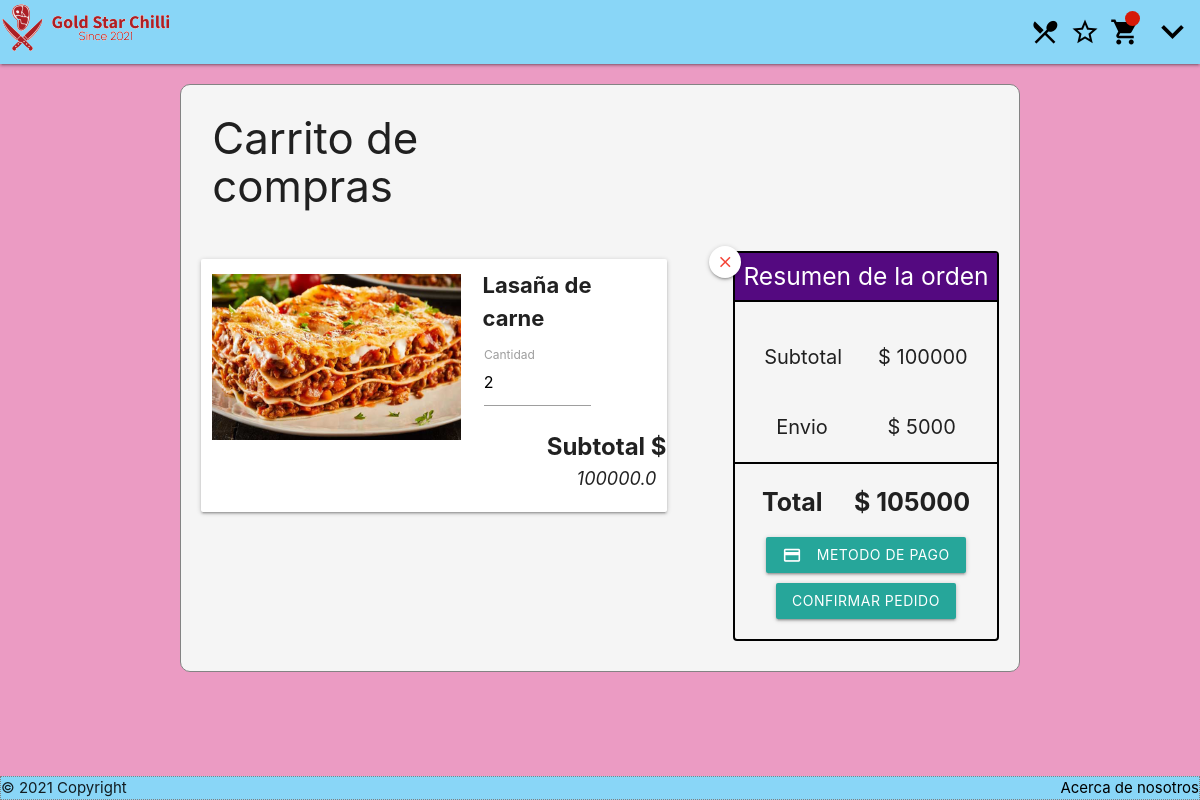
Page /Pedidos/ (signed in) on the committed database.
### tables this page shows
CREATE TABLE "detalles_plato" ("platos_id" INTEGER NOT NULL REFERENCES "platos" ("id"), "pedido_id" INTEGER NOT NULL REFERENCES "pedido" ("id"), "cantidad" INTEGER NOT NULL, "subtotal" FLOAT NOT NULL, PRIMARY KEY ("platos_id","pedido_id"));

CREATE TABLE platos (id INTEGER PRIMARY KEY AUTOINCREMENT NOT NULL, nombre TEXT NOT NULL, precio FLOAT NOT NULL, descripcion TEXT, imagen TEXT);

### app.py (the view, shortened to what this page needs)
@app.route('/Pedidos/',methods=["GET","POST"])
def pedidos():
    detalles=[]
    if es_usuario():
        if session["pedido"] != None:
            statement = "SELECT p.id, nombre, imagen,cantidad,dp.subtotal,precio FROM platos as p inner join detalles_plato dp ON p.id = dp.platos_id where dp.pedido_id = ?;"
            parametros = [(session["pedido"])]
            detalles = consultarBD(statement,parametros)
    return render_template('pedidos.html',titulo='Carrito de compras',platos = detalles)

### app.py (called while the page is built)
def consultarBD(query,params):
    if(query != ''):
        valid = False
        try:
            sqliteConnection = sqlite3.connect('./data/GoldStar.sqlite')
            cursor = sqliteConnection.cursor()
            if params:
                cursor.execute(query,params)
            else:
                cursor.execute(query)
            result = cursor.fetchall()
            cursor.close()
            valid = True
        except sqlite3.Error as error:
            print("Error while connecting to sqlite", error)
        finally:
            if sqliteConnection:
                sqliteConnection.close()
                print("The SQLite connection is closed")
            if valid:
                return result
            else:
                return []

def es_usuario():
    if 'nit' in session:
        return True
    else:
        return False

### templates/pedidos.html (shortened to what this page needs)
{% extends "base.html" %}
{% block contenido %}
    <main>
    <div class="container">
        <div class="row">
            <div class="col m6"><h3 style="margin:20px 0px;">Carrito de compras</h3></div>
        </div>
        <div class="row">
            <div class="col m7 platos_del_carro">
                {% for plato in platos %}
                  <div class="row card hoverable platopedido" style="margin-bottom: 20px;">
                    <form action="/Pedidos/" method="post">
                        <button class="flotante_star white white-red btn-floating btn-small waves-effect waves-light" type="submit"><i class="material-icons red-text">close</i></button>
                    </form>
                    <div class="col m7" style="margin-top: 15px;">
                        <img src="/static/img/{{plato[2]}}" width="100%">
                    </div>
                    <div class="col m5">
                        <div class="row" style = "margin-bottom: 0px;">
                            <p style="font-size: 22px; font-weight: bold; margin: 10px; " >{{plato[1]}}</p>
                        </div>
                        <div class="row" style="margin-bottom: 0px;">
                            <div class="input-field col m8">
                                <input id="cantidad_pedido" name="cantidad_pedido" type="number" min="1" value="{{plato[3]}}" onchange="actualizaDetalle(this)">
                                <label for="cantidad_pedido">Cantidad</label>
                            </div>
                        </div>
                        <div class="row right-align">
                            <span style="font-size: x-large; font-weight: bold;">Subtotal $</span >
                            <span style="font-size: larger; font-style: italic; margin-right: 10px;">{{plato[4]}}</span >
                        </div>
                    </div>
                  </div>
                {% endfor %}
            </div>
            <div class="col m4 offset-m1 resumen_orden">
                <div class="row" style="background-color: rgb(84, 9, 128);">
                    <h5 class="center-align white-text" style="margin-top: 0; padding-top: 10px;">Resumen de la orden</h5>
                </div>
                <div class="row" >
                    <div class="col s12" style="display: flex; justify-content: space-around;">
                        {% if 'pedido' in session %}
                        <p>Subtotal  </p><p id="pedido_subtotal"></p>
                        {% else %}
                        <p>Subtotal  $ 0</p>
                        {% endif %}
                    </div>
                    <div class="col s12" style="display: flex; justify-content: space-around;">
                        <p>Envio</p><p>$ 5000</p>
                    </div>
                </div>
                <div class="row">
                    <div class="col s12" style="display: flex; justify-content: space-around; margin-bottom:15px;">
                        {% if 'pedido' in session%}
                        <span style="font-size:25px; font-weight: bold;">Total  </span>
                        <span style="font-size:25px; font-weight: bold;" id="pedido_total"></span>
                        {% else %}
                        <span style="font-size:25px; font-weight: bold;">Total  $ 0</span>
                        {% endif %}
                    </div>
                    <div class="col s12" style="display: flex;flex-direction: column;align-items: center;">
                        <a class="waves-effect waves-light btn"><i class="material-icons left">credit_card</i>Metodo de pago</a>
                        <form action="/Pedidos/" method="post">
                            <button class="waves-effect waves-light btn" style="margin-top: 10px;" type="submit">Confirmar pedido</button>
                        </form>
                    </div>
                </div>
            </div>
        </div>
    </div>
    </main>
{% endblock %}

### static/css/styles.css (style rules this page uses)
body { background-color: rgb(235, 155, 195); display: flex; min-height: 100vh; flex-direction: column; }
main { flex: 1 0 auto; }
.container { background-color: whitesmoke; border: 0.5px solid rgb(131, 131, 131); border-radius: 10px; margin-top: 20px ; margin-bottom: 30px ; padding: 10px 20px; }
.flotante_star { position: absolute; }
.platopedido .flotante_star { left: 508px; top: -13px; }
.resumen_orden { border: 2px solid black; border-radius: 4px; }
.resumen_orden div.row:nth-child(-n + 2) { border-bottom: 2px solid black; }
.resumen_orden .s12 p { font-size:20px; }

### rows in the picture
detalles_plato: imagen (picture), nombre "Lasaña de carne", cantidad_pedido "2", subtotal "100000.0"
